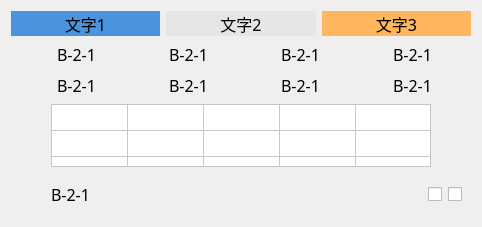
      <widget class="QWidget" name="verLayWidget23" native="true">
       <layout class="QVBoxLayout" name="verticalLayout_20">
        <item>
         <layout class="QHBoxLayout" name="horizontalLayout_160">
          <item>
           <widget class="QLabel" name="label_83">
            <property name="minimumSize">
             <size>
              <width>0</width>
              <height>25</height>
             </size>
            </property>
            <property name="maximumSize">
             <size>
              <width>16777215</width>
              <height>25</height>
             </size>
            </property>
            <property name="font">
             <font>
              <family>黑体</family>
              <pointsize>12</pointsize>
             </font>
            </property>
            <property name="autoFillBackground">
             <bool>false</bool>
            </property>
            <property name="styleSheet">
             <string notr="true">background-color: rgb(74, 148, 222);</string>
            </property>
            <property name="text">
             <string>文字1</string>
            </property>
            <property name="alignment">
             <set>Qt::AlignCenter</set>
            </property>
           </widget>
          </item>
          <item>
           <widget class="QLabel" name="label_84">
            <property name="minimumSize">
             <size>
              <width>0</width>
              <height>25</height>
             </size>
            </property>
            <property name="maximumSize">
             <size>
              <width>16777215</width>
              <height>25</height>
             </size>
            </property>
            <property name="font">
             <font>
              <family>黑体</family>
              <pointsize>12</pointsize>
             </font>
            </property>
            <property name="autoFillBackground">
             <bool>false</bool>
            </property>
            <property name="styleSheet">
             <string notr="true">background-color: rgb(230, 230, 230);</string>
            </property>
            <property name="text">
             <string>文字2</string>
            </property>
            <property name="alignment">
             <set>Qt::AlignCenter</set>
            </property>
           </widget>
          </item>
          <item>
           <widget class="QLabel" name="label_85">
            <property name="minimumSize">
             <size>
              <width>0</width>
              <height>25</height>
             </size>
            </property>
            <property name="maximumSize">
             <size>
              <width>16777215</width>
              <height>25</height>
             </size>
            </property>
            <property name="font">
             <font>
              <family>黑体</family>
              <pointsize>12</pointsize>
             </font>
            </property>
            <property name="autoFillBackground">
             <bool>false</bool>
            </property>
            <property name="styleSheet">
             <string notr="true">background-color: rgb(255, 182, 92);</string>
            </property>
            <property name="text">
             <string>文字3</string>
            </property>
            <property name="alignment">
             <set>Qt::AlignCenter</set>
            </property>
           </widget>
          </item>
         </layout>
        </item>
        <item>
         <layout class="QHBoxLayout" name="horizontalLayout_161">
          <item>
           <layout class="QHBoxLayout" name="horizontalLayout_162">
            <item>
             <widget class="QLabel" name="label_136">
              <property name="minimumSize">
               <size>
                <width>25</width>
                <height>25</height>
               </size>
              </property>
              <property name="maximumSize">
               <size>
                <width>25</width>
                <height>25</height>
               </size>
              </property>
              <property name="styleSheet">
               <string notr="true">border-image: url(:/img/false.png);</string>
              </property>
              <property name="text">
               <string/>
              </property>
             </widget>
            </item>
            <item>
             <widget class="QLabel" name="label1_110">
              <property name="minimumSize">
               <size>
                <width>60</width>
                <height>25</height>
               </size>
              </property>
              <property name="maximumSize">
               <size>
                <width>60</width>
                <height>25</height>
               </size>
              </property>
              <property name="font">
               <font>
                <family>黑体</family>
                <pointsize>12</pointsize>
               </font>
              </property>
              <property name="text">
               <string>B-2-1</string>
              </property>
             </widget>
            </item>
           </layout>
          </item>
          <item>
           <layout class="QHBoxLayout" name="horizontalLayout_163">
            <item>
             <widget class="QLabel" name="label_138">
              <property name="minimumSize">
               <size>
                <width>25</width>
                <height>25</height>
               </size>
              </property>
              <property name="maximumSize">
               <size>
                <width>25</width>
                <height>25</height>
               </size>
              </property>
              <property name="styleSheet">
               <string notr="true">border-image: url(:/img/false.png);</string>
              </property>
              <property name="text">
               <string/>
              </property>
             </widget>
            </item>
            <item>
             <widget class="QLabel" name="label1_111">
              <property name="minimumSize">
               <size>
                <width>60</width>
                <height>25</height>
               </size>
              </property>
              <property name="maximumSize">
               <size>
                <width>60</width>
                <height>25</height>
               </size>
              </property>
              <property name="font">
               <font>
                <family>黑体</family>
                <pointsize>12</pointsize>
               </font>
              </property>
              <property name="text">
               <string>B-2-1</string>
              </property>
             </widget>
            </item>
           </layout>
          </item>
          <item>
           <layout class="QHBoxLayout" name="horizontalLayout_164">
            <item>
             <widget class="QLabel" name="label_140">
              <property name="minimumSize">
               <size>
                <width>25</width>
                <height>25</height>
               </size>
              </property>
              <property name="maximumSize">
               <size>
                <width>25</width>
                <height>25</height>
               </size>
              </property>
              <property name="styleSheet">
               <string notr="true">border-image: url(:/img/false.png);</string>
              </property>
              <property name="text">
               <string/>
              </property>
             </widget>
            </item>
            <item>
             <widget class="QLabel" name="label1_112">
              <property name="minimumSize">
               <size>
                <width>60</width>
                <height>25</height>
               </size>
              </property>
              <property name="maximumSize">
               <size>
                <width>60</width>
                <height>25</height>
               </size>
              </property>
              <property name="font">
               <font>
                <family>黑体</family>
                <pointsize>12</pointsize>
               </font>
              </property>
              <property name="text">
               <string>B-2-1</string>
              </property>
             </widget>
            </item>
           </layout>
          </item>
          <item>
           <layout class="QHBoxLayout" name="horizontalLayout_165">
            <item>
             <widget class="QLabel" name="label_139">
              <property name="minimumSize">
               <size>
                <width>25</width>
                <height>25</height>
               </size>
              </property>
              <property name="maximumSize">
               <size>
                <width>25</width>
                <height>25</height>
               </size>
              </property>
              <property name="styleSheet">
               <string notr="true">border-image: url(:/img/false.png);</string>
              </property>
              <property name="text">
               <string/>
              </property>
             </widget>
            </item>
            <item>
             <widget class="QLabel" name="label1_113">
              <property name="minimumSize">
               <size>
                <width>60</width>
                <height>25</height>
               </size>
              </property>
              <property name="maximumSize">
               <size>
                <width>60</width>
                <height>25</height>
               </size>
              </property>
              <property name="font">
               <font>
                <family>黑体</family>
                <pointsize>12</pointsize>
               </font>
              </property>
              <property name="text">
               <string>B-2-1</string>
              </property>
             </widget>
            </item>
           </layout>
          </item>
         </layout>
        </item>
        <item>
         <layout class="QHBoxLayout" name="horizontalLayout_166">
          <item>
           <layout class="QHBoxLayout" name="horizontalLayout_167">
            <item>
             <widget class="QLabel" name="label_87">
              <property name="minimumSize">
               <size>
                <width>25</width>
                <height>25</height>
               </size>
              </property>
              <property name="maximumSize">
               <size>
                <width>25</width>
                <height>25</height>
               </size>
              </property>
              <property name="text">
               <string/>
              </property>
             </widget>
            </item>
            <item>
             <widget class="QLabel" name="label1_114">
              <property name="minimumSize">
               <size>
                <width>60</width>
                <height>25</height>
               </size>
              </property>
              <property name="maximumSize">
               <size>
                <width>60</width>
                <height>25</height>
               </size>
              </property>
              <property name="font">
               <font>
                <family>黑体</family>
                <pointsize>12</pointsize>
               </font>
              </property>
              <property name="text">
               <string>B-2-1</string>
              </property>
             </widget>
            </item>
           </layout>
          </item>
          <item>
           <layout class="QHBoxLayout" name="horizontalLayout_168">
            <item>
             <widget class="QLabel" name="label_137">
              <property name="minimumSize">
               <size>
                <width>25</width>
                <height>25</height>
               </size>
              </property>
              <property name="maximumSize">
               <size>
                <width>25</width>
                <height>25</height>
               </size>
              </property>
              <property name="styleSheet">
               <string notr="true">border-image: url(:/img/false.png);</string>
              </property>
              <property name="text">
               <string/>
              </property>
             </widget>
            </item>
            <item>
             <widget class="QLabel" name="label1_115">
              <property name="minimumSize">
               <size>
                <width>60</width>
                <height>25</height>
               </size>
              </property>
              <property name="maximumSize">
               <size>
                <width>60</width>
                <height>25</height>
               </size>
              </property>
              <property name="font">
               <font>
                <family>黑体</family>
                <pointsize>12</pointsize>
               </font>
              </property>
              <property name="text">
               <string>B-2-1</string>
              </property>
             </widget>
            </item>
           </layout>
          </item>
          <item>
           <layout class="QHBoxLayout" name="horizontalLayout_169">
            <item>
             <widget class="QLabel" name="label_141">
              <property name="minimumSize">
               <size>
                <width>25</width>
                <height>25</height>
               </size>
              </property>
              <property name="maximumSize">
               <size>
                <width>25</width>
                <height>25</height>
               </size>
              </property>
              <property name="styleSheet">
               <string notr="true">border-image: url(:/img/false.png);</string>
              </property>
              <property name="text">
               <string/>
              </property>
             </widget>
            </item>
            <item>
             <widget class="QLabel" name="label1_116">
              <property name="minimumSize">
               <size>
                <width>60</width>
                <height>25</height>
               </size>
              </property>
              <property name="maximumSize">
               <size>
                <width>60</width>
                <height>25</height>
               </size>
              </property>
              <property name="font">
               <font>
                <family>黑体</family>
                <pointsize>12</pointsize>
               </font>
              </property>
              <property name="text">
               <string>B-2-1</string>
              </property>
             </widget>
            </item>
           </layout>
          </item>
          <item>
           <layout class="QHBoxLayout" name="horizontalLayout_170">
            <item>
             <widget class="QLabel" name="label_82">
              <property name="minimumSize">
               <size>
                <width>25</width>
                <height>25</height>
               </size>
              </property>
              <property name="maximumSize">
               <size>
                <width>25</width>
                <height>25</height>
               </size>
              </property>
              <property name="styleSheet">
               <string notr="true">border-image: url(:/img/false.png);</string>
              </property>
              <property name="text">
               <string/>
              </property>
             </widget>
            </item>
            <item>
             <widget class="QLabel" name="label1_117">
              <property name="minimumSize">
               <size>
                <width>60</width>
                <height>25</height>
               </size>
              </property>
              <property name="maximumSize">
               <size>
                <width>60</width>
                <height>25</height>
               </size>
              </property>
              <property name="font">
               <font>
                <family>黑体</family>
                <pointsize>12</pointsize>
               </font>
              </property>
              <property name="text">
               <string>B-2-1</string>
              </property>
             </widget>
            </item>
           </layout>
          </item>
         </layout>
        </item>
        <item>
         <layout class="QHBoxLayout" name="horizontalLayout_171">
          <item>
           <spacer name="horizontalSpacer_38">
            <property name="orientation">
             <enum>Qt::Horizontal</enum>
            </property>
            <property name="sizeHint" stdset="0">
             <size>
              <width>40</width>
              <height>20</height>
             </size>
            </property>
           </spacer>
          </item>
          <item>
           <widget class="QTableWidget" name="tableWidget23">
            <property name="minimumSize">
             <size>
              <width>380</width>
              <height>63</height>
             </size>
            </property>
            <property name="maximumSize">
             <size>
              <width>380</width>
              <height>63</height>
             </size>
            </property>
            <property name="font">
             <font>
              <family>黑体</family>
              <pointsize>11</pointsize>
             </font>
            </property>
            <property name="autoFillBackground">
             <bool>false</bool>
            </property>
            <property name="styleSheet">
             <string notr="true">gridline-color: rgb(200, 200, 200);
background-color: rgb(255, 255, 255);
</string>
            </property>
            <property name="verticalScrollBarPolicy">
             <enum>Qt::ScrollBarAlwaysOff</enum>
            </property>
            <property name="horizontalScrollBarPolicy">
             <enum>Qt::ScrollBarAlwaysOff</enum>
            </property>
            <property name="autoScroll">
             <bool>true</bool>
            </property>
            <property name="dragDropOverwriteMode">
             <bool>true</bool>
            </property>
            <property name="defaultDropAction">
             <enum>Qt::IgnoreAction</enum>
            </property>
            <property name="selectionMode">
             <enum>QAbstractItemView::NoSelection</enum>
            </property>
            <property name="showGrid">
             <bool>true</bool>
            </property>
            <property name="gridStyle">
             <enum>Qt::SolidLine</enum>
            </property>
            <property name="sortingEnabled">
             <bool>false</bool>
            </property>
            <property name="wordWrap">
             <bool>true</bool>
            </property>
            <property name="cornerButtonEnabled">
             <bool>true</bool>
            </property>
            <property name="rowCount">
             <number>3</number>
            </property>
            <property name="columnCount">
             <number>5</number>
            </property>
            <attribute name="horizontalHeaderVisible">
             <bool>false</bool>
            </attribute>
            <attribute name="horizontalHeaderCascadingSectionResizes">
             <bool>false</bool>
            </attribute>
            <attribute name="horizontalHeaderDefaultSectionSize">
             <number>76</number>
            </attribute>
            <attribute name="horizontalHeaderHighlightSections">
             <bool>true</bool>
            </attribute>
            <attribute name="horizontalHeaderShowSortIndicator" stdset="0">
             <bool>false</bool>
            </attribute>
            <attribute name="horizontalHeaderStretchLastSection">
             <bool>true</bool>
            </attribute>
            <attribute name="verticalHeaderVisible">
             <bool>false</bool>
            </attribute>
            <attribute name="verticalHeaderCascadingSectionResizes">
             <bool>false</bool>
            </attribute>
            <attribute name="verticalHeaderDefaultSectionSize">
             <number>21</number>
            </attribute>
            <attribute name="verticalHeaderHighlightSections">
             <bool>true</bool>
            </attribute>
            <attribute name="verticalHeaderShowSortIndicator" stdset="0">
             <bool>false</bool>
            </attribute>
            <attribute name="verticalHeaderStretchLastSection">
             <bool>true</bool>
            </attribute>
            <row>
             <property name="text">
              <string>新建行</string>
             </property>
             <property name="font">
              <font>
               <family>Agency FB</family>
               <pointsize>11</pointsize>
              </font>
             </property>
            </row>
            <row>
             <property name="text">
              <string>新建行</string>
             </property>
             <property name="font">
              <font>
               <family>Agency FB</family>
               <pointsize>11</pointsize>
              </font>
             </property>
            </row>
            <row/>
            <column>
             <property name="text">
              <string>新建列</string>
             </property>
             <property name="font">
              <font>
               <pointsize>11</pointsize>
              </font>
             </property>
             <property name="foreground">
              <brush brushstyle="SolidPattern">
               <color alpha="255">
                <red>0</red>
                <green>0</green>
                <blue>0</blue>
               </color>
              </brush>
             </property>
            </column>
            <column>
             <property name="text">
              <string>新建列</string>
             </property>
             <property name="font">
              <font>
               <pointsize>11</pointsize>
              </font>
             </property>
            </column>
            <column>
             <property name="text">
              <string>新建列</string>
             </property>
             <property name="font">
              <font>
               <family>Agency FB</family>
               <pointsize>11</pointsize>
              </font>
             </property>
            </column>
            <column>
             <property name="text">
              <string>新建列</string>
             </property>
             <property name="font">
              <font>
               <family>Agency FB</family>
               <pointsize>11</pointsize>
              </font>
             </property>
            </column>
            <column/>
            <item row="0" column="0">
             <property name="text">
              <string/>
             </property>
             <property name="font">
              <font>
               <pointsize>11</pointsize>
              </font>
             </property>
            </item>
           </widget>
          </item>
          <item>
           <spacer name="horizontalSpacer_39">
            <property name="orientation">
             <enum>Qt::Horizontal</enum>
            </property>
            <property name="sizeHint" stdset="0">
             <size>
              <width>40</width>
              <height>20</height>
             </size>
            </property>
           </spacer>
          </item>
         </layout>
        </item>
        <item>
         <widget class="QWidget" name="widget_2" native="true">
          <layout class="QHBoxLayout" name="horizontalLayout_172">
           <item>
            <widget class="QLabel" name="label_125">
             <property name="minimumSize">
              <size>
               <width>25</width>
               <height>25</height>
              </size>
             </property>
             <property name="maximumSize">
              <size>
               <width>25</width>
               <height>25</height>
              </size>
             </property>
             <property name="styleSheet">
              <string notr="true">border-image: url(:/img/false.png);</string>
             </property>
             <property name="text">
              <string/>
             </property>
            </widget>
           </item>
           <item>
            <widget class="QLabel" name="label1_118">
             <property name="minimumSize">
              <size>
               <width>60</width>
               <height>25</height>
              </size>
             </property>
             <property name="maximumSize">
              <size>
               <width>60</width>
               <height>25</height>
              </size>
             </property>
             <property name="font">
              <font>
               <family>黑体</family>
               <pointsize>12</pointsize>
              </font>
             </property>
             <property name="text">
              <string>B-2-1</string>
             </property>
            </widget>
           </item>
           <item>
            <spacer name="horizontalSpacer_40">
             <property name="orientation">
              <enum>Qt::Horizontal</enum>
             </property>
             <property name="sizeHint" stdset="0">
              <size>
               <width>40</width>
               <height>20</height>
              </size>
             </property>
            </spacer>
           </item>
           <item>
            <widget class="QCheckBox" name="checkBox_25">
             <property name="minimumSize">
              <size>
               <width>0</width>
               <height>25</height>
              </size>
             </property>
             <property name="maximumSize">
              <size>
               <width>16777215</width>
               <height>25</height>
              </size>
             </property>
             <property name="styleSheet">
              <string notr="true">QCheckBox::indicator:unchecked {
width:80px;height:25px; image:url(:/img/Off.png);
}
QCheckBox::indicator:checked {
width:80px;height:25px; image:url(:/img/On.png);
}</string>
             </property>
             <property name="text">
              <string/>
             </property>
            </widget>
           </item>
           <item>
            <widget class="QCheckBox" name="checkBox_26">
             <property name="minimumSize">
              <size>
               <width>0</width>
               <height>25</height>
              </size>
             </property>
             <property name="maximumSize">
              <size>
               <width>16777215</width>
               <height>25</height>
              </size>
             </property>
             <property name="styleSheet">
              <string notr="true">QCheckBox::indicator:unchecked {
width:80px;height:25px; image:url(:/img/Off.png);
}
QCheckBox::indicator:checked {
width:80px;height:25px; image:url(:/img/On.png);
}</string>
             </property>
             <property name="text">
              <string/>
             </property>
            </widget>
           </item>
          </layout>
         </widget>
        </item>
       </layout>
      </widget>
